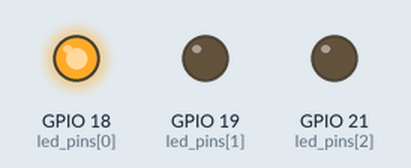
Recording of a program running on a simulated ESP32 board running MicroPython. Shown: output pins drawn as LEDs (lit = HIGH).

Above: at 0.2 s.
At 1.2 s:
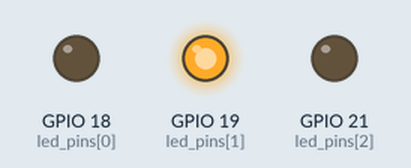
At 2.2 s:
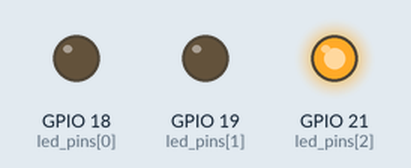
At 5.7 s:
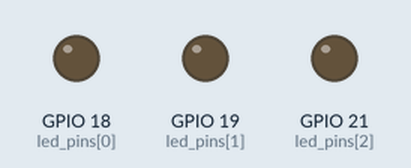
Timing chart, 0 to 6.9 s (numbered marks = the images above):
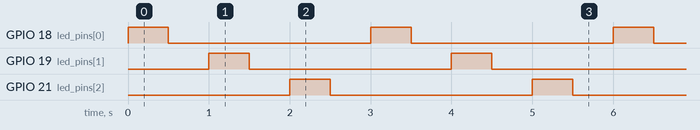

The program:

rgb_v4.py
```python
'''
流水灯 RGB彩灯

版本 v4
版本备注：
    利用列表推导式，初始化数组，简化流程
'''

import machine
import utime


led_pin_nums = [18, 19, 21] # 定义led对应的管脚
# 使用Python的推到式生成 LED数组
led_pins = [machine.Pin(pin_num, machine.Pin.OUT) for pin_num in led_pin_nums]


def led_blink(led_pin, delay_ms=500):
    '''
    控制led的引脚（led_pin）进行闪烁
    时间间隔为 delay_ms ， 默认为500ms
    '''
    led_pin.value(1) # LED的管脚输出高电平
    utime.sleep_ms(delay_ms) # 延时500ms
    led_pin.value(0) # LED的管脚输出低电平
    utime.sleep_ms(delay_ms) # 延时500ms


while True:

   for pin in led_pins:
        # 遍历数组led_pins中所有的pin实例，并执行闪烁函数
        led_blink(pin)
```

Measured:
- by itself, GPIO 18 (led_pins[0]), GPIO 19 (led_pins[1]), GPIO 21 (led_pins[2]): alternates HIGH for 0.50 s and LOW for 2.5 s
- by itself, everything shown: repeats every 3.0 s, in 6 steps
